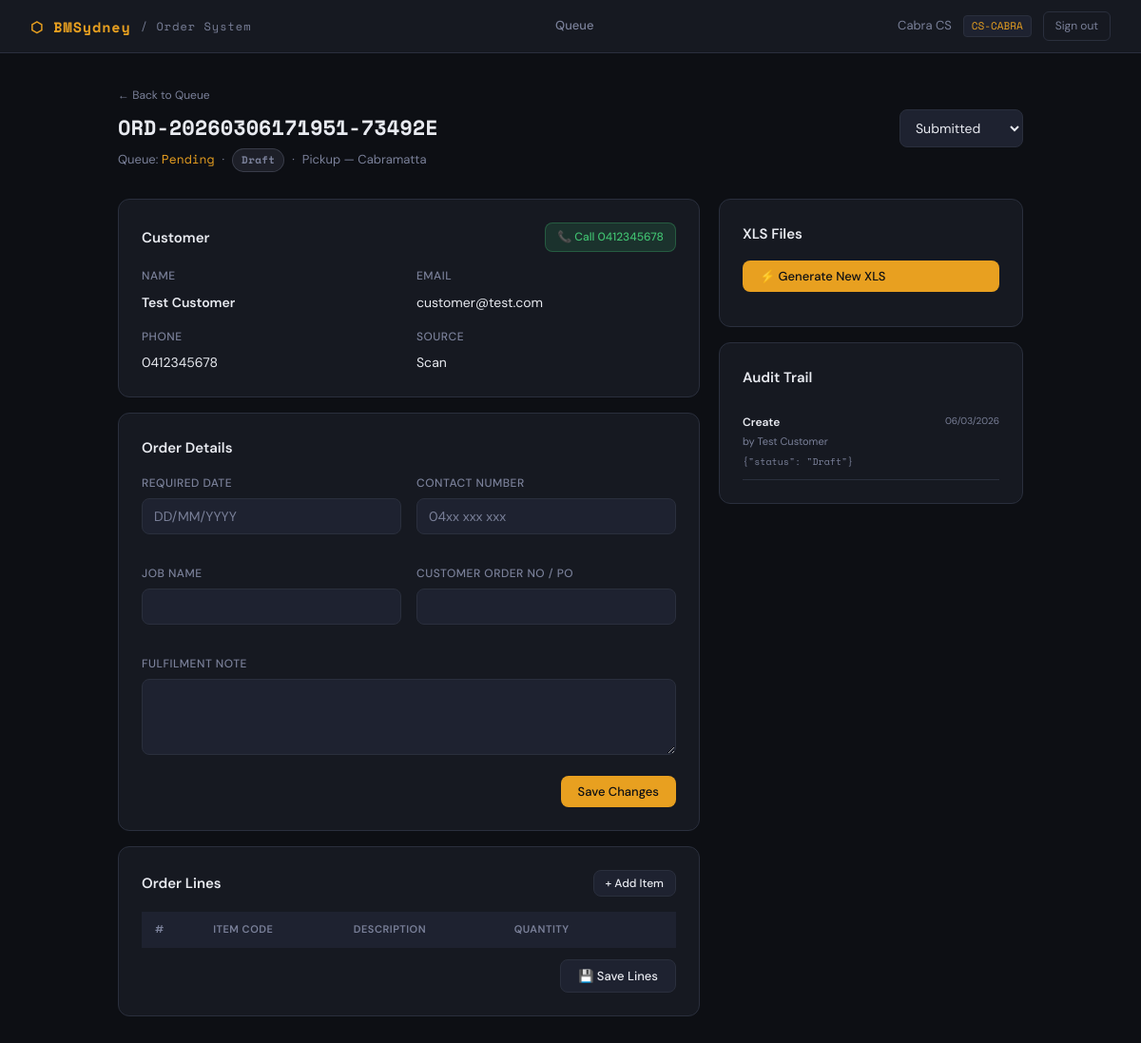
The app's page /staff/order/1 (signed in) with its own data.
### tables this page shows
CREATE TABLE users (
            id INTEGER PRIMARY KEY AUTOINCREMENT,
            email TEXT UNIQUE,
            phone TEXT UNIQUE,
            password_hash TEXT NOT NULL,
            name TEXT NOT NULL,
            role TEXT NOT NULL DEFAULT 'CUSTOMER',
            created_at TEXT DEFAULT (datetime('now'))
        );

CREATE TABLE orders (
            id INTEGER PRIMARY KEY AUTOINCREMENT,
            order_ref TEXT UNIQUE NOT NULL,
            queue_number TEXT,
            customer_id INTEGER REFERENCES users(id),
            order_type TEXT NOT NULL,
            pickup_store TEXT,
            required_date TEXT,
            delivery_address TEXT,
            contact_number TEXT,
            fulfilment_note TEXT,
            job_name TEXT,
            customer_order_no TEXT,
            debtor_code TEXT DEFAULT '1051034',
            source TEXT DEFAULT 'Manual',
            status TEXT DEFAULT 'Draft',
            submitted_at TEXT,
            created_at TEXT DEFAULT (datetime('now')),
            updated_at TEXT DEFAULT (datetime('now'))
        );

CREATE TABLE audit_log (
            id INTEGER PRIMARY KEY AUTOINCREMENT,
            order_id INTEGER REFERENCES orders(id),
            actor_id INTEGER REFERENCES users(id),
            action_type TEXT,
            changes TEXT,
            created_at TEXT DEFAULT (datetime('now'))
        );

### app.py (the view, shortened to what this page needs)
@app.route("/staff/order/<int:order_id>", methods=["GET","POST"])
@login_required
def staff_order_detail(order_id):
    u = current_user()
    if u["role"] == "CUSTOMER":
        abort(403)
    with get_db() as db:
        order = db.execute("SELECT * FROM orders WHERE id=?", (order_id,)).fetchone()
        if not order: abort(404)
        lines = db.execute("SELECT * FROM order_lines WHERE order_id=? ORDER BY line_no", (order_id,)).fetchall()
        attachments = db.execute("SELECT * FROM order_attachments WHERE order_id=? ORDER BY version_no DESC", (order_id,)).fetchall()
        audit = db.execute(
            "SELECT a.*, u.name as actor_name FROM audit_log a LEFT JOIN users u ON a.actor_id=u.id "
            "WHERE a.order_id=? ORDER BY a.created_at DESC", (order_id,)
        ).fetchall()
        customer = db.execute("SELECT * FROM users WHERE id=?", (order["customer_id"],)).fetchone()
        items = db.execute("SELECT * FROM item_master WHERE active_flag=1 ORDER BY item_code").fetchall()
    return render_template("staff_order_detail.html", order=order, lines=lines,
                           attachments=attachments, audit=audit, customer=customer,
                           user=u, items=items)

### app.py (called while the page is built)
def to_display_date(iso_str):
    if not iso_str:
        return "—"
    try:
        return datetime.strptime(str(iso_str)[:10], "%Y-%m-%d").strftime("%d/%m/%Y")
    except ValueError:
        return str(iso_str)

def get_db():
    conn = sqlite3.connect(DB_PATH)
    conn.row_factory = sqlite3.Row
    conn.execute("PRAGMA foreign_keys = ON")
    return conn

def current_user():
    uid = session.get("user_id")
    if not uid: return None
    with get_db() as db:
        return db.execute("SELECT * FROM users WHERE id=?", (uid,)).fetchone()

def login_required(f):
    @wraps(f)
    def decorated(*args, **kwargs):
        if not session.get("user_id"):
            flash("Please log in first.", "warning")
            return redirect(url_for("login"))
        return f(*args, **kwargs)
    return decorated

### templates/staff_order_detail.html (shortened to what this page needs)
{% extends "base.html" %}
{% block content %}
<div class="container" style="max-width:1000px;">
  <div class="page-header flex-between">
    <div>
      <a href="{{ url_for('staff_queue') }}" style="font-size:12px;color:var(--muted);">← Back to Queue</a>
      <div class="page-title mono" style="margin-top:6px;">{{ order.order_ref }}</div>
      <div class="page-sub flex gap-8" style="margin-top:4px;">
        <span>Queue: <span class="mono text-accent">{{ order.queue_number or 'Pending' }}</span></span>
        <span>·</span>
        <span class="badge badge-{{ order.status.lower() }}">{{ order.status }}</span>
        <span>·</span>
        <span>{{ order.order_type }}{% if order.pickup_store %} — {{ order.pickup_store }}{% endif %}</span>
      </div>
    </div>
    <div class="flex gap-8">
      <form method="POST" action="{{ url_for('update_status', order_id=order.id) }}" style="display:inline;">
        <select name="status" class="form-control" style="width:130px;display:inline-block;" onchange="this.form.submit()">
          {% for s in ['Submitted','InReview','Confirmed','Exported','Completed','Cancelled'] %}
          <option value="{{ s }}" {% if order.status == s %}selected{% endif %}>{{ s }}</option>
          {% endfor %}
        </select>
      </form>
    </div>
  </div>
  <div style="display:grid;grid-template-columns:1fr 320px;gap:20px;">
    <div>
      <div class="card mb-4">
        <div class="flex-between mb-4">
          <div class="card-title" style="margin:0;">Customer</div>
          {% if customer.phone %}
          <a href="tel:{{ customer.phone }}" class="btn btn-sm btn-success">📞 Call {{ customer.phone }}</a>
          {% endif %}
        </div>
        <div class="grid-2">
          <div><div class="form-label">Name</div><div style="font-weight:600;">{{ customer.name }}</div></div>
          <div><div class="form-label">Email</div><div>{{ customer.email or '—' }}</div></div>
          <div><div class="form-label">Phone</div><div>{{ customer.phone or '—' }}</div></div>
          <div><div class="form-label">Source</div><div>{{ order.source }}</div></div>
        </div>
      </div>
      <div class="card mb-4">
        <div class="card-title">Order Details</div>
        <form method="POST">
          <div class="grid-2">
            <div class="form-group">
              <label class="form-label">Required Date</label>
              <input type="text" name="required_date" class="form-control" value="{{ order.required_date | ddate if order.required_date else '' }}" placeholder="DD/MM/YYYY">
            </div>
            <div class="form-group">
              <label class="form-label">Contact Number</label>
              <input type="text" name="contact_number" class="form-control" value="{{ order.contact_number or '' }}" placeholder="04xx xxx xxx">
            </div>
            <div class="form-group">
              <label class="form-label">Job Name</label>
              <input type="text" name="job_name" class="form-control" value="{{ order.job_name or '' }}">
            </div>
            <div class="form-group">
              <label class="form-label">Customer Order No / PO</label>
              <input type="text" name="customer_order_no" class="form-control" value="{{ order.customer_order_no or '' }}">
            </div>
            <div class="form-group col-span-2">
              <label class="form-label">Fulfilment Note</label>
              <textarea name="fulfilment_note" class="form-control">{{ order.fulfilment_note or '' }}</textarea>
            </div>
          </div>
          <div style="display:flex;justify-content:flex-end;">
            <button type="submit" class="btn btn-primary">Save Changes</button>
          </div>
        </form>
      </div>
      <div class="card mb-4">
        <div class="flex-between mb-4">
          <div class="card-title" style="margin:0;">Order Lines</div>
          <button class="btn btn-sm btn-secondary" onclick="toggleAddLine()">+ Add Item</button>
        </div>
        <div class="table-wrap">
          <table>
            <thead>
              <tr><th>#</th><th>Item Code</th><th>Description</th><th>Quantity</th><th></th></tr>
            </thead>
          </table>
        </div>
        <div style="display:flex;justify-content:flex-end;margin-top:12px;">
          <button class="btn btn-secondary" onclick="saveLines()">💾 Save Lines</button>
        </div>
      </div>
    </div>
    <div>
      <div class="card mb-4">
        <div class="card-title">XLS Files</div>
        <form method="POST" action="{{ url_for('generate_xls_route', order_id=order.id) }}">
          <button type="submit" class="btn btn-primary" style="width:100%;margin-bottom:12px;">
            ⚡ Generate New XLS
          </button>
        </form>
      </div>
      <div class="card">
        <div class="card-title">Audit Trail</div>
        <div style="max-height:400px;overflow-y:auto;">
          {% if audit %}
            {% for entry in audit %}
            <div style="padding:10px 0;border-bottom:1px solid var(--border);">
              <div style="display:flex;justify-content:space-between;align-items:flex-start;">
                <span style="font-size:12px;font-weight:600;color:var(--text);">{{ entry.action_type }}</span>
                <span style="font-size:10px;color:var(--muted);">{{ entry.created_at | ddate }}</span>
              </div>
              <div style="font-size:11px;color:var(--muted);margin-top:2px;">by {{ entry.actor_name or '—' }}</div>
              {% if entry.changes %}
              <div style="font-size:10px;font-family:var(--mono);color:var(--muted);margin-top:4px;word-break:break-all;">
                {{ entry.changes[:120] }}{% if entry.changes|length > 120 %}…{% endif %}
              </div>
              {% endif %}
            </div>
            {% endfor %}
          {% else %}
            <div style="font-size:12px;color:var(--muted);">No audit entries yet</div>
          {% endif %}
        </div>
      </div>
    </div>
  </div>
</div>
{% endblock %}

### templates/base.html (shortened to what this page needs)
<!DOCTYPE html>
<html lang="en">
<head>
</head>
<body>
{% if session.user_id %}
<nav>
  <div class="nav-brand">
    ⬡ BMSydney <span>/ Order System</span>
  </div>
  <div class="nav-links">
    {% if session.user_role == 'CUSTOMER' %}
      <a href="{{ url_for('customer_dashboard') }}">Dashboard</a>
      <a href="{{ url_for('new_order') }}">New Order</a>
    {% else %}
      <a href="{{ url_for('staff_queue') }}">Queue</a>
    {% endif %}
  </div>
  <div class="nav-user">
    <span>{{ session.user_name }}</span>
    <span class="role-badge">{{ session.user_role }}</span>
    <a href="{{ url_for('logout') }}" class="btn-logout">Sign out</a>
  </div>
</nav>
{% endif %}
{% block content %}{% endblock %}
</body>
</html>

### templates/base.html (style rules this page uses)
:root { --bg: #0d0f14; --surface: #161921; --surface2: #1e2230; --border: #2a2f3d; --accent: #e8a020; --accent2: #f0c060; --text: #e8eaf0; --muted: #7a8099; --danger: #e05050; --success: #40c070; --info: #4090e0; --warn: #e8a020; --font: 'DM Sans', sans-serif; --mono: 'Space Mono', monospace; }
* { box-sizing: border-box; margin: 0; padding: 0; }
body { font-family: var(--font); background: var(--bg); color: var(--text); min-height: 100vh; font-size: 14px; line-height: 1.6; }
a { color: var(--accent); text-decoration: none; }
nav { background: var(--surface); border-bottom: 1px solid var(--border); padding: 0 32px; display: flex; align-items: center; justify-content: space-between; height: 56px; position: sticky; top: 0; z-index: 100; }
.nav-brand { font-family: var(--mono); font-weight: 700; font-size: 15px; color: var(--accent); letter-spacing: 1px; display: flex; align-items: center; gap: 10px; }
.nav-brand span { color: var(--muted); font-weight: 400; font-size: 12px; }
.nav-links { display: flex; gap: 4px; align-items: center; }
.nav-links a { color: var(--muted); padding: 6px 14px; border-radius: 6px; font-size: 13px; font-weight: 500; transition: all .15s; }
.nav-user { display: flex; align-items: center; gap: 12px; font-size: 13px; color: var(--muted); }
.role-badge { background: var(--surface2); border: 1px solid var(--border); padding: 2px 8px; border-radius: 4px; font-family: var(--mono); font-size: 11px; color: var(--accent); }
.btn-logout { color: var(--muted); padding: 5px 12px; border: 1px solid var(--border); border-radius: 6px; font-size: 12px; transition: all .15s; }
.container { max-width: 1200px; margin: 0 auto; padding: 32px 24px; }
.page-header { margin-bottom: 28px; }
.page-title { font-size: 22px; font-weight: 600; color: var(--text); }
.page-sub { color: var(--muted); font-size: 13px; margin-top: 4px; }
.card { background: var(--surface); border: 1px solid var(--border); border-radius: 12px; padding: 24px; }
.card-title { font-weight: 600; font-size: 15px; margin-bottom: 16px; color: var(--text); }
.btn { display: inline-flex; align-items: center; gap: 6px; padding: 8px 18px; border-radius: 8px; font-size: 13px; font-weight: 500; cursor: pointer; border: none; transition: all .15s; font-family: var(--font); }
.btn-primary { background: var(--accent); color: #0d0f14; }
.btn-secondary { background: var(--surface2); color: var(--text); border: 1px solid var(--border); }
.btn-success { background: rgba(64,192,112,.15); color: var(--success); border: 1px solid rgba(64,192,112,.3); }
.btn-sm { padding: 5px 12px; font-size: 12px; }
.form-group { margin-bottom: 16px; }
.form-label { display: block; font-size: 12px; font-weight: 500; color: var(--muted); margin-bottom: 6px; text-transform: uppercase; letter-spacing: .5px; }
.form-control { width: 100%; padding: 9px 12px; background: var(--surface2); border: 1px solid var(--border); border-radius: 8px; color: var(--text); font-size: 14px; font-family: var(--font); transition: border-color .15s; }
.form-control::placeholder { color: var(--muted); }
select.form-control option { background: var(--surface2); }
textarea.form-control { resize: vertical; min-height: 80px; }
.table-wrap { overflow-x: auto; }
table { width: 100%; border-collapse: collapse; }
th { background: var(--surface2); color: var(--muted); font-size: 11px; font-weight: 600; text-transform: uppercase; letter-spacing: .5px; padding: 10px 14px; text-align: left; }
.badge { display: inline-flex; align-items: center; padding: 3px 9px; border-radius: 20px; font-size: 11px; font-weight: 600; font-family: var(--mono); letter-spacing: .3px; }
.badge-draft { background: rgba(122,128,153,.15); color: var(--muted); border: 1px solid rgba(122,128,153,.3); }
.grid-2 { display: grid; grid-template-columns: 1fr 1fr; gap: 16px; }
.col-span-2 { grid-column: span 2; }
.text-accent { color: var(--accent); }
.mono { font-family: var(--mono); }
.flex { display: flex; align-items: center; }
.flex-between { display: flex; align-items: center; justify-content: space-between; }
.gap-8 { gap: 8px; }
.mb-4 { margin-bottom: 16px; }

### records on screen
users: user_name "Cabra CS", user_role "CS-CABRA"
orders: order_ref "ORD-20260306171951-73492E", status "Draft", order_type "Pickup", pickup_store "Cabramatta", source "Scan"
users: phone "0412345678", name "Test Customer", email "customer@test.com"
audit_log: action_type "Create", created_at|ddate "06/03/2026", name "Test Customer", changes "{\"status\": \"Draft\"}"

### other values on screen
{{ order.queue_number or 'Pending' }} "Pending"
form field status "Submitted"
